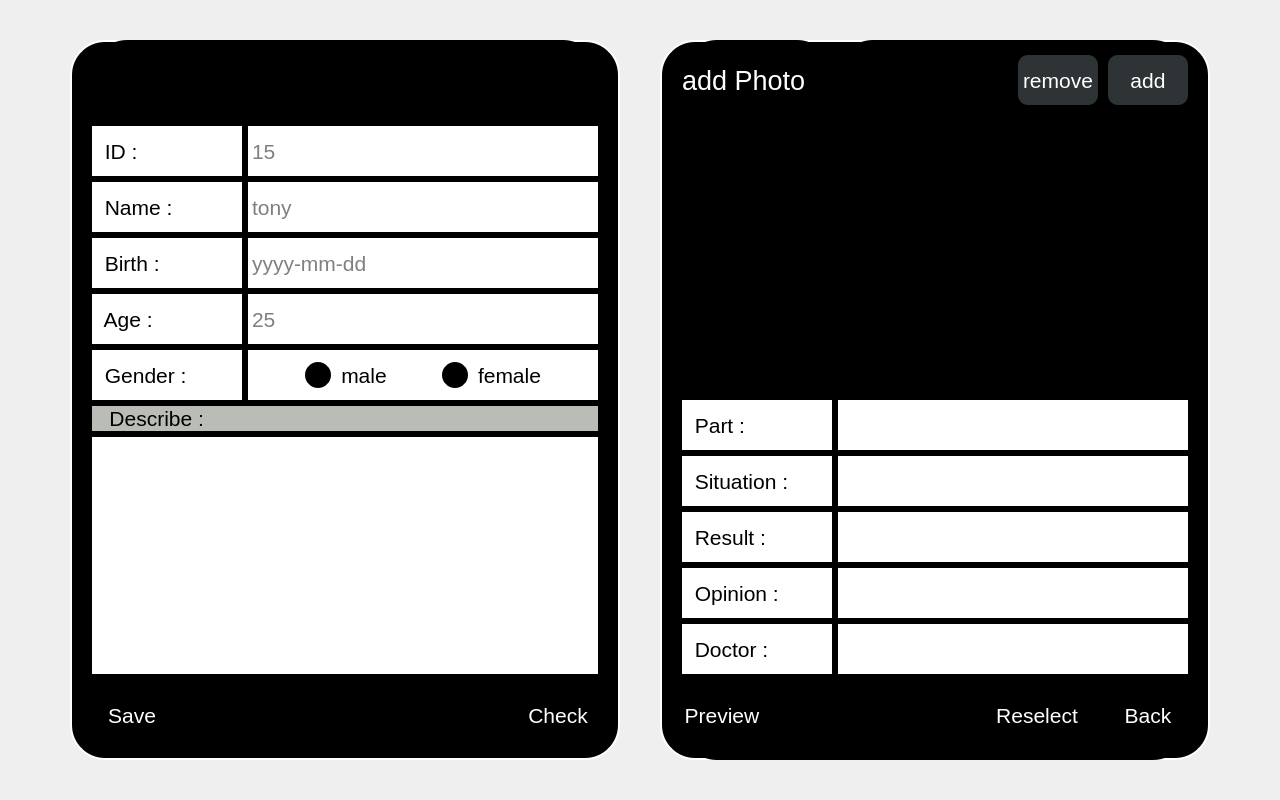
<?xml version="1.0" encoding="UTF-8"?>
<ui version="4.0">
 <class>addReport</class>
 <widget class="QWidget" name="addReport">
  <property name="windowModality">
   <enum>Qt::NonModal</enum>
  </property>
  <property name="geometry">
   <rect>
    <x>0</x>
    <y>0</y>
    <width>1280</width>
    <height>800</height>
   </rect>
  </property>
  <property name="windowTitle">
   <string>Form</string>
  </property>
  <widget class="QStackedWidget" name="stackedWidget">
   <property name="geometry">
    <rect>
     <x>0</x>
     <y>0</y>
     <width>1280</width>
     <height>800</height>
    </rect>
   </property>
   <property name="styleSheet">
    <string notr="true">border-image: url(:/tu/ALL-IN-ONE ICON/BKG.png);</string>
   </property>
   <property name="currentIndex">
    <number>0</number>
   </property>
   <widget class="QWidget" name="page">
    <widget class="QWidget" name="infoWidget" native="true">
     <property name="geometry">
      <rect>
       <x>70</x>
       <y>40</y>
       <width>550</width>
       <height>720</height>
      </rect>
     </property>
     <property name="contextMenuPolicy">
      <enum>Qt::NoContextMenu</enum>
     </property>
     <property name="layoutDirection">
      <enum>Qt::LeftToRight</enum>
     </property>
     <property name="styleSheet">
      <string notr="true">background-color: rgb(0, 0, 0);
border-radius:35px;
border-image:none;
border:2px solid white</string>
     </property>
     <layout class="QGridLayout" name="gridLayout_2">
      <item row="5" column="1">
       <widget class="QLabel" name="patientGender">
        <property name="minimumSize">
         <size>
          <width>150</width>
          <height>50</height>
         </size>
        </property>
        <property name="maximumSize">
         <size>
          <width>150</width>
          <height>1666666</height>
         </size>
        </property>
        <property name="font">
         <font>
          <pointsize>16</pointsize>
         </font>
        </property>
        <property name="styleSheet">
         <string notr="true">color: rgb(0, 0, 0);
background-color: rgb(255, 255, 255);
qproperty-alignment: 'AlignLeft';
qproperty-alignment: 'AlignVCenter';</string>
        </property>
        <property name="text">
         <string> Gender :</string>
        </property>
        <property name="alignment">
         <set>Qt::AlignVCenter</set>
        </property>
        <property name="margin">
         <number>0</number>
        </property>
        <property name="indent">
         <number>-1</number>
        </property>
       </widget>
      </item>
      <item row="5" column="2">
       <widget class="QWidget" name="genderWidget" native="true">
        <property name="styleSheet">
         <string notr="true">color: rgb(0, 0, 0);
background-color: rgb(255, 255, 255);</string>
        </property>
        <layout class="QHBoxLayout" name="horizontalLayout">
         <item>
          <spacer name="horizontalSpacer_5">
           <property name="orientation">
            <enum>Qt::Horizontal</enum>
           </property>
           <property name="sizeHint" stdset="0">
            <size>
             <width>40</width>
             <height>20</height>
            </size>
           </property>
          </spacer>
         </item>
         <item>
          <widget class="QPushButton" name="maleBtn">
           <property name="minimumSize">
            <size>
             <width>30</width>
             <height>30</height>
            </size>
           </property>
           <property name="maximumSize">
            <size>
             <width>30</width>
             <height>30</height>
            </size>
           </property>
           <property name="focusPolicy">
            <enum>Qt::NoFocus</enum>
           </property>
           <property name="styleSheet">
            <string notr="true">border-radius:15px;
background-color: rgb(0, 0, 0);
color: rgb(255, 255, 255);</string>
           </property>
           <property name="text">
            <string/>
           </property>
           <property name="clicked" stdset="0">
            <bool>false</bool>
           </property>
          </widget>
         </item>
         <item>
          <widget class="QLabel" name="maleLabel">
           <property name="minimumSize">
            <size>
             <width>0</width>
             <height>30</height>
            </size>
           </property>
           <property name="maximumSize">
            <size>
             <width>16777215</width>
             <height>30</height>
            </size>
           </property>
           <property name="font">
            <font>
             <pointsize>16</pointsize>
            </font>
           </property>
           <property name="styleSheet">
            <string notr="true">background-color: rgb(255, 255, 255);
color: rgb(0, 0, 0);</string>
           </property>
           <property name="text">
            <string>male</string>
           </property>
           <property name="alignment">
            <set>Qt::AlignCenter</set>
           </property>
          </widget>
         </item>
         <item>
          <spacer name="horizontalSpacer_7">
           <property name="orientation">
            <enum>Qt::Horizontal</enum>
           </property>
           <property name="sizeHint" stdset="0">
            <size>
             <width>40</width>
             <height>20</height>
            </size>
           </property>
          </spacer>
         </item>
         <item>
          <widget class="QPushButton" name="femaleBtn">
           <property name="minimumSize">
            <size>
             <width>30</width>
             <height>30</height>
            </size>
           </property>
           <property name="maximumSize">
            <size>
             <width>30</width>
             <height>30</height>
            </size>
           </property>
           <property name="focusPolicy">
            <enum>Qt::NoFocus</enum>
           </property>
           <property name="styleSheet">
            <string notr="true">border-radius:15px;
background-color: rgb(0, 0, 0);
color: rgb(255, 255, 255);</string>
           </property>
           <property name="text">
            <string/>
           </property>
           <property name="clicked" stdset="0">
            <bool>false</bool>
           </property>
          </widget>
         </item>
         <item>
          <widget class="QLabel" name="femaleLabel">
           <property name="minimumSize">
            <size>
             <width>0</width>
             <height>30</height>
            </size>
           </property>
           <property name="maximumSize">
            <size>
             <width>16777215</width>
             <height>30</height>
            </size>
           </property>
           <property name="font">
            <font>
             <pointsize>16</pointsize>
            </font>
           </property>
           <property name="styleSheet">
            <string notr="true">color: rgb(0, 0, 0);
background-color: rgb(255, 255, 255);</string>
           </property>
           <property name="text">
            <string>female</string>
           </property>
           <property name="alignment">
            <set>Qt::AlignCenter</set>
           </property>
          </widget>
         </item>
         <item>
          <spacer name="horizontalSpacer_6">
           <property name="orientation">
            <enum>Qt::Horizontal</enum>
           </property>
           <property name="sizeHint" stdset="0">
            <size>
             <width>40</width>
             <height>20</height>
            </size>
           </property>
          </spacer>
         </item>
        </layout>
       </widget>
      </item>
      <item row="1" column="1">
       <widget class="QLabel" name="patientID">
        <property name="minimumSize">
         <size>
          <width>150</width>
          <height>50</height>
         </size>
        </property>
        <property name="font">
         <font>
          <pointsize>16</pointsize>
         </font>
        </property>
        <property name="styleSheet">
         <string notr="true">color: rgb(0, 0, 0);
background-color: rgb(255, 255, 255);
qproperty-alignment: 'AlignLeft';
qproperty-alignment: 'AlignVCenter';</string>
        </property>
        <property name="text">
         <string> ID :</string>
        </property>
        <property name="alignment">
         <set>Qt::AlignVCenter</set>
        </property>
       </widget>
      </item>
      <item row="1" column="0" rowspan="7">
       <spacer name="horizontalSpacer">
        <property name="orientation">
         <enum>Qt::Horizontal</enum>
        </property>
        <property name="sizeHint" stdset="0">
         <size>
          <width>40</width>
          <height>20</height>
         </size>
        </property>
       </spacer>
      </item>
      <item row="4" column="1">
       <widget class="QLabel" name="patientAge">
        <property name="minimumSize">
         <size>
          <width>150</width>
          <height>50</height>
         </size>
        </property>
        <property name="font">
         <font>
          <pointsize>16</pointsize>
         </font>
        </property>
        <property name="styleSheet">
         <string notr="true">color: rgb(0, 0, 0);
background-color: rgb(255, 255, 255);
qproperty-alignment: 'AlignLeft';
qproperty-alignment: 'AlignVCenter';</string>
        </property>
        <property name="text">
         <string> Age :</string>
        </property>
        <property name="alignment">
         <set>Qt::AlignVCenter</set>
        </property>
       </widget>
      </item>
      <item row="9" column="1" colspan="2" alignment="Qt::AlignTop">
       <widget class="QWidget" name="buttonWidget" native="true">
        <property name="minimumSize">
         <size>
          <width>0</width>
          <height>80</height>
         </size>
        </property>
        <property name="styleSheet">
         <string notr="true">border:none;
background-color: transparent;
border-image:none;</string>
        </property>
        <widget class="QPushButton" name="saveBtn">
         <property name="geometry">
          <rect>
           <x>0</x>
           <y>10</y>
           <width>80</width>
           <height>50</height>
          </rect>
         </property>
         <property name="minimumSize">
          <size>
           <width>0</width>
           <height>0</height>
          </size>
         </property>
         <property name="font">
          <font>
           <pointsize>16</pointsize>
          </font>
         </property>
         <property name="focusPolicy">
          <enum>Qt::NoFocus</enum>
         </property>
         <property name="styleSheet">
          <string notr="true">color: white;
border:1px solid black;
border-image: url(:/tu/ALL-IN-ONE ICON/BKG_long_small.png);</string>
         </property>
         <property name="text">
          <string>Save</string>
         </property>
        </widget>
        <widget class="QPushButton" name="checkBtn">
         <property name="geometry">
          <rect>
           <x>426</x>
           <y>10</y>
           <width>80</width>
           <height>50</height>
          </rect>
         </property>
         <property name="minimumSize">
          <size>
           <width>0</width>
           <height>0</height>
          </size>
         </property>
         <property name="font">
          <font>
           <pointsize>16</pointsize>
          </font>
         </property>
         <property name="focusPolicy">
          <enum>Qt::NoFocus</enum>
         </property>
         <property name="styleSheet">
          <string notr="true">color: white;
border:1px solid black;
border-image: url(:/tu/ALL-IN-ONE ICON/BKG_long_small.png);</string>
         </property>
         <property name="text">
          <string>Check</string>
         </property>
        </widget>
       </widget>
      </item>
      <item row="1" column="2">
       <widget class="showKeyBoardLineEdit" name="enterID">
        <property name="minimumSize">
         <size>
          <width>350</width>
          <height>50</height>
         </size>
        </property>
        <property name="font">
         <font>
          <pointsize>16</pointsize>
         </font>
        </property>
        <property name="focusPolicy">
         <enum>Qt::ClickFocus</enum>
        </property>
        <property name="styleSheet">
         <string notr="true">color: rgb(0, 0, 0);
background-color: rgb(255, 255, 255);</string>
        </property>
        <property name="inputMethodHints">
         <set>Qt::ImhNone</set>
        </property>
        <property name="inputMask">
         <string notr="true"/>
        </property>
        <property name="placeholderText">
         <string>15</string>
        </property>
       </widget>
      </item>
      <item row="2" column="2">
       <widget class="showKeyBoardLineEdit" name="enterName">
        <property name="minimumSize">
         <size>
          <width>350</width>
          <height>50</height>
         </size>
        </property>
        <property name="font">
         <font>
          <pointsize>16</pointsize>
         </font>
        </property>
        <property name="focusPolicy">
         <enum>Qt::ClickFocus</enum>
        </property>
        <property name="styleSheet">
         <string notr="true">color: rgb(0, 0, 0);
background-color: rgb(255, 255, 255);</string>
        </property>
        <property name="placeholderText">
         <string>tony</string>
        </property>
       </widget>
      </item>
      <item row="6" column="1" colspan="2">
       <widget class="QLabel" name="describeLabel">
        <property name="font">
         <font>
          <pointsize>16</pointsize>
         </font>
        </property>
        <property name="styleSheet">
         <string notr="true">color: rgb(0, 0, 0);
background-color: rgb(186, 189, 182);
qproperty-alignment: 'AlignLeft';
qproperty-alignment: 'AlignVCenter';
border:none;</string>
        </property>
        <property name="text">
         <string>   Describe :</string>
        </property>
        <property name="margin">
         <number>0</number>
        </property>
       </widget>
      </item>
      <item row="4" column="2">
       <widget class="showKeyBoardLineEdit" name="enterAge">
        <property name="minimumSize">
         <size>
          <width>350</width>
          <height>50</height>
         </size>
        </property>
        <property name="font">
         <font>
          <pointsize>16</pointsize>
         </font>
        </property>
        <property name="focusPolicy">
         <enum>Qt::ClickFocus</enum>
        </property>
        <property name="styleSheet">
         <string notr="true">color: rgb(0, 0, 0);
background-color: rgb(255, 255, 255);</string>
        </property>
        <property name="placeholderText">
         <string>25</string>
        </property>
       </widget>
      </item>
      <item row="7" column="1" colspan="2">
       <widget class="showKeyBoardPlainTextEdit" name="enterDescribe">
        <property name="focusPolicy">
         <enum>Qt::ClickFocus</enum>
        </property>
        <property name="styleSheet">
         <string notr="true">color: rgb(0, 0, 0);
background-color: rgb(255, 255, 255);
border-radius:0px;</string>
        </property>
       </widget>
      </item>
      <item row="5" column="3">
       <spacer name="horizontalSpacer_2">
        <property name="orientation">
         <enum>Qt::Horizontal</enum>
        </property>
        <property name="sizeHint" stdset="0">
         <size>
          <width>40</width>
          <height>20</height>
         </size>
        </property>
       </spacer>
      </item>
      <item row="0" column="1" colspan="2">
       <widget class="QLabel" name="infoLabel">
        <property name="minimumSize">
         <size>
          <width>0</width>
          <height>80</height>
         </size>
        </property>
        <property name="font">
         <font>
          <pointsize>20</pointsize>
         </font>
        </property>
        <property name="styleSheet">
         <string notr="true">border:none;</string>
        </property>
        <property name="text">
         <string>Info</string>
        </property>
       </widget>
      </item>
      <item row="3" column="1">
       <widget class="QLabel" name="patientBirth">
        <property name="minimumSize">
         <size>
          <width>150</width>
          <height>50</height>
         </size>
        </property>
        <property name="font">
         <font>
          <pointsize>16</pointsize>
         </font>
        </property>
        <property name="styleSheet">
         <string notr="true">color: rgb(0, 0, 0);
background-color: rgb(255, 255, 255);
qproperty-alignment: 'AlignLeft';
qproperty-alignment: 'AlignVCenter';</string>
        </property>
        <property name="text">
         <string> Birth :</string>
        </property>
        <property name="alignment">
         <set>Qt::AlignVCenter</set>
        </property>
       </widget>
      </item>
      <item row="2" column="1">
       <widget class="QLabel" name="patientName">
        <property name="minimumSize">
         <size>
          <width>150</width>
          <height>50</height>
         </size>
        </property>
        <property name="font">
         <font>
          <pointsize>16</pointsize>
         </font>
        </property>
        <property name="styleSheet">
         <string notr="true">color: rgb(0, 0, 0);
background-color: rgb(255, 255, 255);
qproperty-alignment: 'AlignLeft';
qproperty-alignment: 'AlignVCenter';</string>
        </property>
        <property name="text">
         <string> Name :</string>
        </property>
        <property name="alignment">
         <set>Qt::AlignVCenter</set>
        </property>
       </widget>
      </item>
      <item row="3" column="2">
       <widget class="focusOutLineEdit" name="enterBirth">
        <property name="minimumSize">
         <size>
          <width>350</width>
          <height>50</height>
         </size>
        </property>
        <property name="font">
         <font>
          <pointsize>16</pointsize>
         </font>
        </property>
        <property name="cursor">
         <cursorShape>IBeamCursor</cursorShape>
        </property>
        <property name="focusPolicy">
         <enum>Qt::ClickFocus</enum>
        </property>
        <property name="styleSheet">
         <string notr="true">color: rgb(0, 0, 0);
background-color: rgb(255, 255, 255);</string>
        </property>
        <property name="inputMask">
         <string notr="true"/>
        </property>
        <property name="text">
         <string notr="true"/>
        </property>
        <property name="placeholderText">
         <string>yyyy-mm-dd</string>
        </property>
       </widget>
      </item>
     </layout>
    </widget>
    <widget class="QWidget" name="addPhotoWidget" native="true">
     <property name="geometry">
      <rect>
       <x>660</x>
       <y>40</y>
       <width>550</width>
       <height>720</height>
      </rect>
     </property>
     <property name="styleSheet">
      <string notr="true">background-color: rgb(0, 0, 0);
color: rgb(255, 255, 255);
border-radius:35px;
border-image:none;
border:2px solid white;</string>
     </property>
     <layout class="QGridLayout" name="gridLayout_3">
      <item row="5" column="1">
       <widget class="QLabel" name="labelResult">
        <property name="minimumSize">
         <size>
          <width>150</width>
          <height>50</height>
         </size>
        </property>
        <property name="maximumSize">
         <size>
          <width>150</width>
          <height>50</height>
         </size>
        </property>
        <property name="font">
         <font>
          <pointsize>16</pointsize>
         </font>
        </property>
        <property name="styleSheet">
         <string notr="true">color: rgb(0, 0, 0);
background-color: rgb(255, 255, 255);
qproperty-alignment: 'AlignLeft';
qproperty-alignment: 'AlignVCenter';</string>
        </property>
        <property name="text">
         <string> Result :</string>
        </property>
       </widget>
      </item>
      <item row="6" column="1">
       <widget class="QLabel" name="labelOpinion">
        <property name="minimumSize">
         <size>
          <width>150</width>
          <height>50</height>
         </size>
        </property>
        <property name="maximumSize">
         <size>
          <width>150</width>
          <height>50</height>
         </size>
        </property>
        <property name="font">
         <font>
          <pointsize>16</pointsize>
         </font>
        </property>
        <property name="styleSheet">
         <string notr="true">color: rgb(0, 0, 0);
background-color: rgb(255, 255, 255);
qproperty-alignment: 'AlignLeft';
qproperty-alignment: 'AlignVCenter';</string>
        </property>
        <property name="text">
         <string> Opinion :</string>
        </property>
       </widget>
      </item>
      <item row="8" column="1" colspan="2">
       <widget class="QWidget" name="buttonWidget2" native="true">
        <property name="minimumSize">
         <size>
          <width>0</width>
          <height>80</height>
         </size>
        </property>
        <property name="maximumSize">
         <size>
          <width>16777215</width>
          <height>80</height>
         </size>
        </property>
        <property name="styleSheet">
         <string notr="true">border:none;</string>
        </property>
        <widget class="QPushButton" name="previewBtn">
         <property name="geometry">
          <rect>
           <x>0</x>
           <y>10</y>
           <width>80</width>
           <height>50</height>
          </rect>
         </property>
         <property name="minimumSize">
          <size>
           <width>0</width>
           <height>0</height>
          </size>
         </property>
         <property name="font">
          <font>
           <pointsize>16</pointsize>
          </font>
         </property>
         <property name="focusPolicy">
          <enum>Qt::NoFocus</enum>
         </property>
         <property name="styleSheet">
          <string notr="true">color: white;
border:1px solid black;
border-image: url(:/tu/ALL-IN-ONE ICON/BKG_long_small.png);</string>
         </property>
         <property name="text">
          <string>Preview</string>
         </property>
        </widget>
        <widget class="QPushButton" name="backBtn">
         <property name="geometry">
          <rect>
           <x>426</x>
           <y>10</y>
           <width>80</width>
           <height>50</height>
          </rect>
         </property>
         <property name="minimumSize">
          <size>
           <width>0</width>
           <height>0</height>
          </size>
         </property>
         <property name="font">
          <font>
           <pointsize>16</pointsize>
          </font>
         </property>
         <property name="focusPolicy">
          <enum>Qt::NoFocus</enum>
         </property>
         <property name="styleSheet">
          <string notr="true">color: white;
border:1px solid black;
border-image: url(:/tu/ALL-IN-ONE ICON/BKG_long_small.png);</string>
         </property>
         <property name="text">
          <string>Back</string>
         </property>
        </widget>
        <widget class="QPushButton" name="reselectBtn">
         <property name="geometry">
          <rect>
           <x>300</x>
           <y>10</y>
           <width>110</width>
           <height>50</height>
          </rect>
         </property>
         <property name="font">
          <font>
           <pointsize>16</pointsize>
          </font>
         </property>
         <property name="focusPolicy">
          <enum>Qt::NoFocus</enum>
         </property>
         <property name="styleSheet">
          <string notr="true">color: white;
border:1px solid black;
border-image: url(:/tu/ALL-IN-ONE ICON/BKG_long_small.png);</string>
         </property>
         <property name="text">
          <string>Reselect</string>
         </property>
        </widget>
       </widget>
      </item>
      <item row="7" column="2">
       <widget class="focusOutLineEdit" name="enterDoctor">
        <property name="minimumSize">
         <size>
          <width>350</width>
          <height>50</height>
         </size>
        </property>
        <property name="maximumSize">
         <size>
          <width>16777215</width>
          <height>50</height>
         </size>
        </property>
        <property name="font">
         <font>
          <pointsize>16</pointsize>
         </font>
        </property>
        <property name="focusPolicy">
         <enum>Qt::ClickFocus</enum>
        </property>
        <property name="styleSheet">
         <string notr="true">color: rgb(0, 0, 0);
background-color: rgb(255, 255, 255);</string>
        </property>
       </widget>
      </item>
      <item row="3" column="1">
       <widget class="QLabel" name="labelPart">
        <property name="minimumSize">
         <size>
          <width>150</width>
          <height>50</height>
         </size>
        </property>
        <property name="maximumSize">
         <size>
          <width>150</width>
          <height>50</height>
         </size>
        </property>
        <property name="font">
         <font>
          <pointsize>16</pointsize>
         </font>
        </property>
        <property name="styleSheet">
         <string notr="true">color: rgb(0, 0, 0);
background-color: rgb(255, 255, 255);
qproperty-alignment: 'AlignLeft';
qproperty-alignment: 'AlignVCenter';</string>
        </property>
        <property name="text">
         <string> Part : </string>
        </property>
       </widget>
      </item>
      <item row="4" column="2">
       <widget class="focusOutLineEdit" name="enterSituation">
        <property name="minimumSize">
         <size>
          <width>350</width>
          <height>50</height>
         </size>
        </property>
        <property name="maximumSize">
         <size>
          <width>16777215</width>
          <height>50</height>
         </size>
        </property>
        <property name="font">
         <font>
          <pointsize>16</pointsize>
         </font>
        </property>
        <property name="mouseTracking">
         <bool>true</bool>
        </property>
        <property name="focusPolicy">
         <enum>Qt::ClickFocus</enum>
        </property>
        <property name="styleSheet">
         <string notr="true">color: rgb(0, 0, 0);
background-color: rgb(255, 255, 255);</string>
        </property>
        <property name="cursorMoveStyle">
         <enum>Qt::LogicalMoveStyle</enum>
        </property>
       </widget>
      </item>
      <item row="6" column="2">
       <widget class="focusOutLineEdit" name="enterOpinion">
        <property name="minimumSize">
         <size>
          <width>350</width>
          <height>50</height>
         </size>
        </property>
        <property name="maximumSize">
         <size>
          <width>16777215</width>
          <height>50</height>
         </size>
        </property>
        <property name="font">
         <font>
          <pointsize>16</pointsize>
         </font>
        </property>
        <property name="focusPolicy">
         <enum>Qt::ClickFocus</enum>
        </property>
        <property name="styleSheet">
         <string notr="true">color: rgb(0, 0, 0);
background-color: rgb(255, 255, 255);</string>
        </property>
       </widget>
      </item>
      <item row="0" column="2">
       <widget class="QWidget" name="widget" native="true">
        <property name="maximumSize">
         <size>
          <width>16777215</width>
          <height>80</height>
         </size>
        </property>
        <property name="styleSheet">
         <string notr="true">border:none;</string>
        </property>
        <widget class="QPushButton" name="addBtn">
         <property name="geometry">
          <rect>
           <x>270</x>
           <y>15</y>
           <width>80</width>
           <height>50</height>
          </rect>
         </property>
         <property name="minimumSize">
          <size>
           <width>80</width>
           <height>50</height>
          </size>
         </property>
         <property name="maximumSize">
          <size>
           <width>80</width>
           <height>50</height>
          </size>
         </property>
         <property name="font">
          <font>
           <pointsize>16</pointsize>
          </font>
         </property>
         <property name="focusPolicy">
          <enum>Qt::NoFocus</enum>
         </property>
         <property name="styleSheet">
          <string notr="true">background-color: rgb(46, 52, 54);
color: rgb(255, 255, 255);
border-radius:10px;
border:none;</string>
         </property>
         <property name="text">
          <string>add</string>
         </property>
        </widget>
        <widget class="QPushButton" name="removeBtn">
         <property name="geometry">
          <rect>
           <x>180</x>
           <y>15</y>
           <width>80</width>
           <height>50</height>
          </rect>
         </property>
         <property name="minimumSize">
          <size>
           <width>80</width>
           <height>50</height>
          </size>
         </property>
         <property name="maximumSize">
          <size>
           <width>80</width>
           <height>50</height>
          </size>
         </property>
         <property name="font">
          <font>
           <pointsize>16</pointsize>
          </font>
         </property>
         <property name="focusPolicy">
          <enum>Qt::NoFocus</enum>
         </property>
         <property name="styleSheet">
          <string notr="true">background-color: rgb(46, 52, 54);
color: rgb(255, 255, 255);
border-radius:10px;
border:none;</string>
         </property>
         <property name="text">
          <string>remove</string>
         </property>
        </widget>
       </widget>
      </item>
      <item row="7" column="1">
       <widget class="QLabel" name="labelDoctor">
        <property name="minimumSize">
         <size>
          <width>150</width>
          <height>50</height>
         </size>
        </property>
        <property name="maximumSize">
         <size>
          <width>150</width>
          <height>50</height>
         </size>
        </property>
        <property name="font">
         <font>
          <pointsize>16</pointsize>
         </font>
        </property>
        <property name="styleSheet">
         <string notr="true">color: rgb(0, 0, 0);
background-color: rgb(255, 255, 255);
qproperty-alignment: 'AlignLeft';
qproperty-alignment: 'AlignVCenter';</string>
        </property>
        <property name="text">
         <string> Doctor :</string>
        </property>
       </widget>
      </item>
      <item row="2" column="3">
       <spacer name="horizontalSpacer_4">
        <property name="orientation">
         <enum>Qt::Horizontal</enum>
        </property>
        <property name="sizeHint" stdset="0">
         <size>
          <width>40</width>
          <height>20</height>
         </size>
        </property>
       </spacer>
      </item>
      <item row="3" column="2">
       <widget class="focusOutLineEdit" name="enterPart">
        <property name="minimumSize">
         <size>
          <width>350</width>
          <height>50</height>
         </size>
        </property>
        <property name="maximumSize">
         <size>
          <width>16777215</width>
          <height>50</height>
         </size>
        </property>
        <property name="font">
         <font>
          <pointsize>16</pointsize>
         </font>
        </property>
        <property name="mouseTracking">
         <bool>true</bool>
        </property>
        <property name="focusPolicy">
         <enum>Qt::ClickFocus</enum>
        </property>
        <property name="styleSheet">
         <string notr="true">color: rgb(0, 0, 0);
background-color: rgb(255, 255, 255);</string>
        </property>
       </widget>
      </item>
      <item row="5" column="2">
       <widget class="focusOutLineEdit" name="enterResult">
        <property name="minimumSize">
         <size>
          <width>350</width>
          <height>50</height>
         </size>
        </property>
        <property name="maximumSize">
         <size>
          <width>16777215</width>
          <height>50</height>
         </size>
        </property>
        <property name="font">
         <font>
          <pointsize>16</pointsize>
         </font>
        </property>
        <property name="focusPolicy">
         <enum>Qt::ClickFocus</enum>
        </property>
        <property name="styleSheet">
         <string notr="true">color: rgb(0, 0, 0);
background-color: rgb(255, 255, 255);</string>
        </property>
       </widget>
      </item>
      <item row="2" column="0">
       <spacer name="horizontalSpacer_3">
        <property name="orientation">
         <enum>Qt::Horizontal</enum>
        </property>
        <property name="sizeHint" stdset="0">
         <size>
          <width>40</width>
          <height>20</height>
         </size>
        </property>
       </spacer>
      </item>
      <item row="4" column="1">
       <widget class="QLabel" name="labelSituation">
        <property name="minimumSize">
         <size>
          <width>150</width>
          <height>50</height>
         </size>
        </property>
        <property name="maximumSize">
         <size>
          <width>150</width>
          <height>50</height>
         </size>
        </property>
        <property name="font">
         <font>
          <pointsize>16</pointsize>
         </font>
        </property>
        <property name="styleSheet">
         <string notr="true">color: rgb(0, 0, 0);
background-color: rgb(255, 255, 255);
qproperty-alignment: 'AlignLeft';
qproperty-alignment: 'AlignVCenter';</string>
        </property>
        <property name="text">
         <string> Situation :</string>
        </property>
       </widget>
      </item>
      <item row="0" column="1">
       <widget class="QLabel" name="addPhotoLabel">
        <property name="minimumSize">
         <size>
          <width>0</width>
          <height>80</height>
         </size>
        </property>
        <property name="maximumSize">
         <size>
          <width>16777215</width>
          <height>80</height>
         </size>
        </property>
        <property name="font">
         <font>
          <pointsize>20</pointsize>
         </font>
        </property>
        <property name="styleSheet">
         <string notr="true">border:none;</string>
        </property>
        <property name="text">
         <string>add Photo</string>
        </property>
       </widget>
      </item>
      <item row="1" column="1" rowspan="2" colspan="2">
       <widget class="DraggableGraphicsView" name="graphicsView">
        <property name="focusPolicy">
         <enum>Qt::NoFocus</enum>
        </property>
        <property name="styleSheet">
         <string notr="true">QGraphicsView {
	border:none;
	border-image:none;
	background-color: rgba(0, 0, 0, 0);
}

QWidget{
	border: none;
}

QScrollBar:vertical {
	background-color: transparent;
	border:none;
	border-radius:5px;
	width: 10px;
	margin-top:0px;
}

QScrollBar::handle:vertical {
	background-color: rgb(60,100,242);
	min-height: 20px;
	border-radius: 5px;
	border: none;
}

QScrollBar::handle:vertical:hover {
	/*background-color: rgba(222,83,66,255);*/
	border: none;
}

QScrollBar::add-line:vertical {
	border: none;
	border-image:none;
	background-color: transparent;
}

QScrollBar::sub-line:vertical {
	border: none;
	border-image:none;
	background-color: transparent;
}

QScrollBar::add-page:vertical {
	border-image:none;
	background-color: rgb(80, 80, 80);  /* 深灰色線條 */
	width: 1px;  /* 設置線條寬度 */
	margin-left: 4px;  /* 使線條居中 */
	margin-right: 4px;  /* 使線條居中 */
	margin-bottom:10px;
	border: none;
}

QScrollBar::sub-page:vertical{
	border-image:none;
	background-color: rgb(80, 80, 80);  /* 深灰色線條 */
	width: 1px;  /* 設置線條寬度 */
	margin-top:10px;
	margin-left: 4px;  /* 使線條居中 */
	margin-right: 4px;  /* 使線條居中 */
	border: none;
}</string>
        </property>
        <property name="frameShape">
         <enum>QFrame::NoFrame</enum>
        </property>
        <property name="frameShadow">
         <enum>QFrame::Plain</enum>
        </property>
        <property name="lineWidth">
         <number>0</number>
        </property>
        <property name="verticalScrollBarPolicy">
         <enum>Qt::ScrollBarAsNeeded</enum>
        </property>
        <property name="backgroundBrush">
         <brush brushstyle="NoBrush">
          <color alpha="0">
           <red>0</red>
           <green>0</green>
           <blue>0</blue>
          </color>
         </brush>
        </property>
        <property name="foregroundBrush">
         <brush brushstyle="NoBrush">
          <color alpha="0">
           <red>0</red>
           <green>0</green>
           <blue>0</blue>
          </color>
         </brush>
        </property>
        <property name="alignment">
         <set>Qt::AlignLeading|Qt::AlignLeft|Qt::AlignTop</set>
        </property>
       </widget>
      </item>
     </layout>
    </widget>
   </widget>
   <widget class="QWidget" name="page_2">
    <widget class="QLabel" name="label">
     <property name="geometry">
      <rect>
       <x>340</x>
       <y>150</y>
       <width>600</width>
       <height>500</height>
      </rect>
     </property>
     <property name="font">
      <font>
       <pointsize>32</pointsize>
      </font>
     </property>
     <property name="styleSheet">
      <string notr="true">background-color: transparent;
color: white;
border-image: none;</string>
     </property>
     <property name="text">
      <string>Fail to Connect Database</string>
     </property>
     <property name="alignment">
      <set>Qt::AlignCenter</set>
     </property>
    </widget>
    <widget class="QPushButton" name="backBtn_noDatabase">
     <property name="geometry">
      <rect>
       <x>1110</x>
       <y>710</y>
       <width>130</width>
       <height>50</height>
      </rect>
     </property>
     <property name="styleSheet">
      <string notr="true">background-color: white;
color: black;
border-image: none;</string>
     </property>
     <property name="text">
      <string>back</string>
     </property>
    </widget>
   </widget>
  </widget>
 </widget>
 <customwidgets>
  <customwidget>
   <class>DraggableGraphicsView</class>
   <extends>QGraphicsView</extends>
   <header>mykey.h</header>
  </customwidget>
  <customwidget>
   <class>focusOutLineEdit</class>
   <extends>QLineEdit</extends>
   <header location="global">addReport.h</header>
  </customwidget>
  <customwidget>
   <class>showKeyBoardLineEdit</class>
   <extends>QLineEdit</extends>
   <header location="global">addReport.h</header>
  </customwidget>
  <customwidget>
   <class>showKeyBoardPlainTextEdit</class>
   <extends>QPlainTextEdit</extends>
   <header location="global">addReport.h</header>
  </customwidget>
 </customwidgets>
 <resources/>
 <connections/>
</ui>
